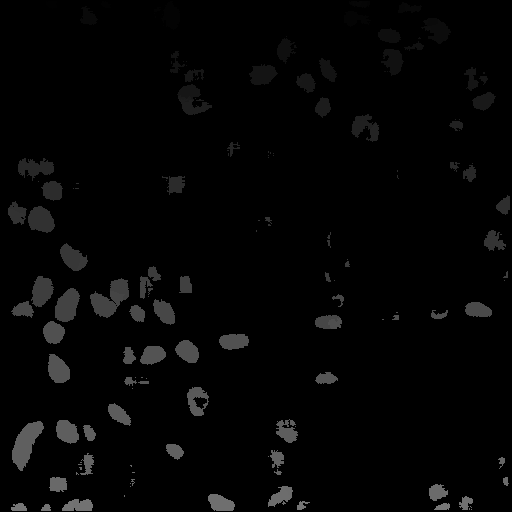
#> input picture Series5_C1_cp_masks_cellprobthresh0.tif, 512 x 512 px; the run also reads 1 picture not shown here
$ jupyter execute --allow-errors 01_cell_detection_labeling.ipynb
#> lines starting #> are read from the running program, lines starting #| are printed output that depends on the picture; pictures that were not available may be replaced by others from this repository, and a replacement may not be noted
[cell 1]
import cv2
import os
import sys
import glob
import numpy as np
import pandas as pd
import cv2
from matplotlib import pyplot as plt
from PIL import Image, ImageSequence, ImageEnhance, ImageFilter
from skimage import measure, color, io
from skimage.segmentation import clear_border
from skimage.color import label2rgb, rgb2gray
from skimage.filters import threshold_otsu
from skimage.draw import polygon_perimeter

[cell 2]
os.getcwd() # Check whether you are working in the correct directory: directory where your machine learning segmented cell image is stored.

[cell 3]
def zstack_to_slice(img):
#> called with img = 'Series5_C1_cp_masks_cellprobthresh0.tif'
    stack = Image.open(img)
#> stack is the input picture: PIL image 512x512 I;16; min 0, max 119, mean 4.7
    for i, page in enumerate(ImageSequence.Iterator(stack)):
        page.save("zslice_%d.tif" % i)
#> this loop made 5 passes
#> pass 2, in zstack_to_slice, `page.save("zslice_%d.tif" % i)`:
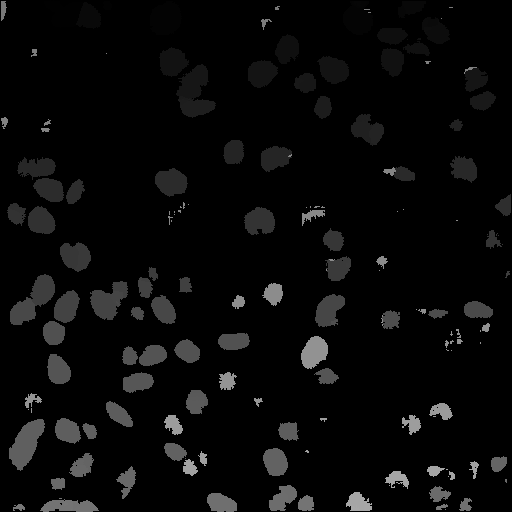
#> saved as zslice_1.tif: PIL image 512x512 I;16; min 0, max 168, mean 9.3

zstack_to_slice("Series5_C1_cp_masks_cellprobthresh0.tif")

[cell 4]
## Sanity Check

for name in glob.glob('zslice_*.tif'):
    print(name)

[cell 5]
def mean_projection(prefix):
    '''
    prefix = prefix where file names of each z-slice have in common (use double quotation mark when typing prefix)
    '''
    ## import all image files with the .tif extension
    images = glob.glob('%s_*.tif' % prefix)

    image_data = []
    for img in images:
        image = cv2.imread(img, -1)
        image_scaled = cv2.normalize(image, dst=None, alpha=0, beta=65535, norm_type=cv2.NORM_MINMAX)
        image_data.append(image_scaled)

    ## Mean projection of each z-slices
    avg_image = image_data[0]
    for i in range(len(image_data)):
        if i == 0:
            pass
        else:
            alpha = 1.0/(i + 1)
            beta = 1.0 - alpha
            avg_image = cv2.addWeighted(image_data[i], alpha, avg_image, beta, 0.0)

    cv2.imwrite('avg_cell.tif', avg_image)
    avg_image = cv2.imread('avg_cell.tif')
    plt.imshow(avg_image)
    plt.show()

#> (a cell that did not finish here is left out)

[cell 7]
def image_processing(img):
    '''
    img = file name of the mean projection of zslices
    '''
#> called with img = 'avg_cell.tif'
    ## Image processing -> Brightness, Sharpness
    file = img
    image = Image.open(file)
    brightener = ImageEnhance.Brightness(image.convert('RGB'))

    # for i in range(8):
    #     factor = i / 4.0
    #     brightener.enhance(factor).show(f"Sharpness {factor:f}")

    pil_image1 = brightener.enhance(2)
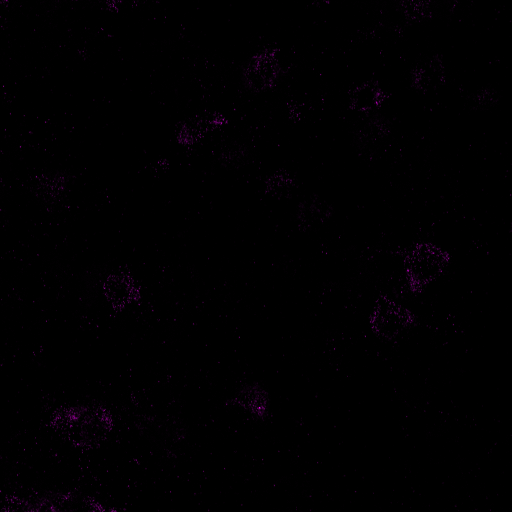
#> pil_image1: PIL image 512x512 RGB; mean R, G, B 1, 0, 1
    # pil_image1.show()

    sharpener = ImageEnhance.Sharpness(pil_image1.convert('RGB'))

    # for i in range(8):
    #     factor = i / 4.0
    #     sharpener.enhance(factor).show(f"Sharpness {factor:f}")

    pil_image2 = sharpener.enhance(2)
    pil_image2.show()

    nimg = np.array(pil_image2)
    ocvim = cv2.cvtColor(nimg, cv2.COLOR_RGB2BGR)
    fnam = "avg_cell_cv2.tif"
    cv2.imwrite(fnam, ocvim)

[cell 8]
image_processing("avg_cell.tif")

[cell 9]
avg_cell = cv2.imread('avg_cell_cv2.tif', 0)
#> avg_cell: shape (512, 512); min 0, max 105, mean 0.5
plt.imshow(avg_cell, cmap='gray')

[cell 10]
avg_cell = cv2.imread('avg_cell_cv2.tif')
cells = avg_cell[:,:,0]
plt.imshow(cells, cmap='gray')

## APPROACH 1

[cell 11]
def detect_and_label_cell(img):

#> called with img = 'avg_cell_cv2.tif'
    avg_cell = cv2.imread(img)
    cells = avg_cell[:,:,0]

    ret1, thresh = cv2.threshold(cells, 0, 255, cv2.THRESH_BINARY+cv2.THRESH_OTSU)
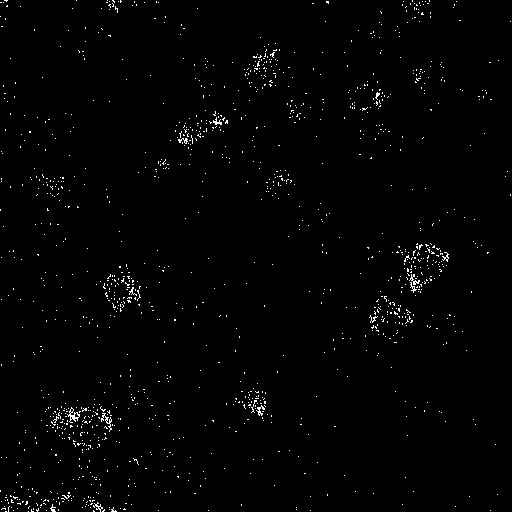
#> thresh: shape (512, 512); 1.2% white in thin lines or dots
#> ret1 = 25

    kernel = np.ones((3,3), np.uint16)
    opening = cv2.morphologyEx(thresh, cv2.MORPH_OPEN, kernel, iterations=2)
#> opening: shape (512, 512); every value is 0
    opening = clear_border(opening)

    ## SURE BACKGROUND
    sure_back = cv2.dilate(opening, kernel, iterations=10)
    dist_transform = cv2.distanceTransform(opening, cv2.DIST_L2, 5)
#> dist_transform: shape (512, 512) float32; every value is 0

    ## SURE FOREGROUND
    ret2, sure_fore = cv2.threshold(dist_transform, 0.5*dist_transform.max(), 255, 0)
    sure_fore = np.uint8(sure_fore)

    ## UNKNOWN REGION
    unknown = cv2.subtract(sure_back, sure_fore)

    ret3, markers = cv2.connectedComponents(sure_fore)
#> ret3 = 1
    markers += 10
#> markers: shape (512, 512) int32; every value is 10
        # NOTE adding 10 ensures that the sure background value is 10 not 0. We need this step b/c watershed algorithm will consider the background pixel value of 0 as unknown, which we do NOT want.
    markers[unknown==255] = 0
        # Background = grayish (value of 10), Unknown = value 0

    ## WATERSHED FILLING STEP
    markers = cv2.watershed(avg_cell, markers) # NOTE in order to perform a watershed, the image should be read in a color (3 channels) format not a grayscale.
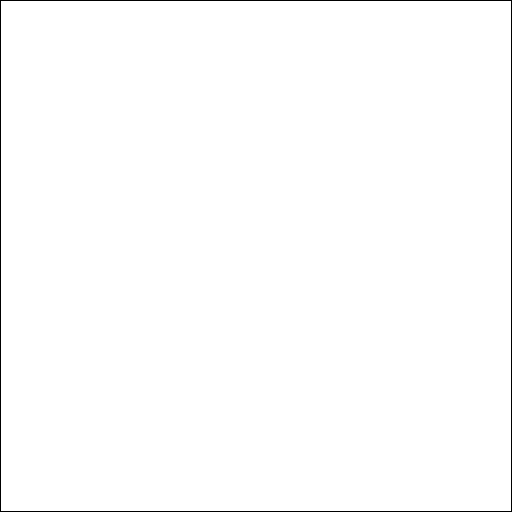
#> markers: shape (512, 512) int32; values -1 (black) and 10 (white), 99.2% white; black in thin lines or dots
    avg_cell[markers==-1] = [0, 255, 255] # NOTE that watershed assigns the value of -1 to the boundaries. We are assigning the Yellow color to the borders.
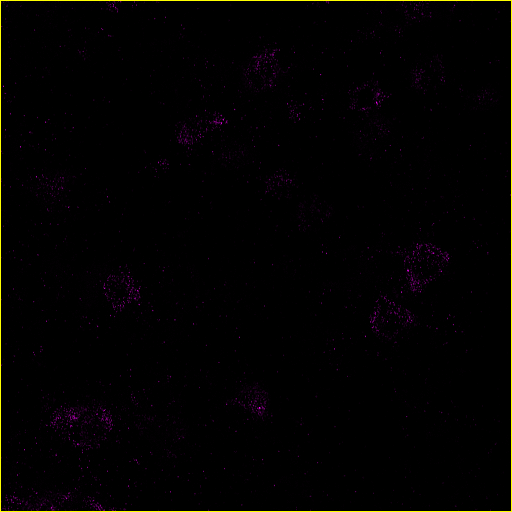
#> avg_cell: shape (512, 512, 3); mean B, G, R 1.2, 2, 3.2
    avg_cell_marked = color.label2rgb(markers, bg_label=0)
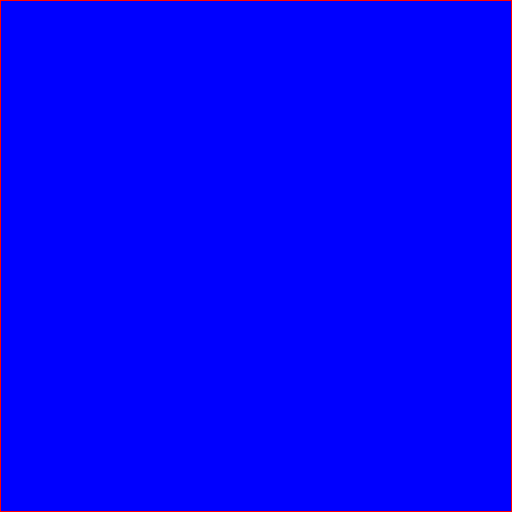
#> avg_cell_marked: shape (512, 512, 3) float64; mean R, G, B 0.0078, 0, 0.992

    from PIL import Image
    avg_cell_marked2 = Image.fromarray(markers.astype('uint8'), mode='L')
#> avg_cell_marked2: PIL image 512x512 L; values 10 (black) and 255 (white), 0.78% white in thin lines or dots
    avg_cell_marked2.save("avg_cell_marked2.tif", "TIFF")

    nimg = np.array(avg_cell_marked, dtype=np.float32)
    ocvim = cv2.cvtColor(nimg, cv2.COLOR_RGB2HSV_FULL)
#> ocvim: shape (512, 512, 3) float32; mean H, S, V 238.1, 1, 1
    fnam = "avg_cell_marked.tif"
    cv2.imwrite(fnam, ocvim)

    ## EXTRACT INFORMATION OF DETECTED CELLS
    props = measure.regionprops_table(markers, cells, properties=['label','bbox','centroid','area','equivalent_diameter', 'mean_intensity', 'solidity', 'orientation', 'perimeter'])
#> props = 13 items
    pixels_to_um = 0.264
    props_df = pd.DataFrame(props)
#> props_df = table of 1 rows and 13 columns
    # print(props_df.head())
    props_df.to_csv('props_df.csv')
